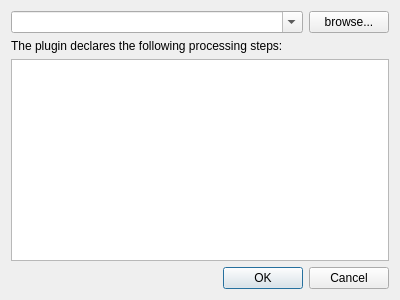
<?xml version="1.0" encoding="UTF-8"?>
<ui version="4.0">
 <class>PluginLoadDialog</class>
 <widget class="QDialog" name="PluginLoadDialog">
  <property name="geometry">
   <rect>
    <x>0</x>
    <y>0</y>
    <width>400</width>
    <height>300</height>
   </rect>
  </property>
  <property name="windowTitle">
   <string>Dialog</string>
  </property>
  <layout class="QVBoxLayout" name="verticalLayout">
   <item>
    <layout class="QHBoxLayout" name="horizontalLayout" stretch="1,0">
     <item>
      <widget class="QComboBox" name="mpFileNameEdit">
       <property name="editable">
        <bool>true</bool>
       </property>
      </widget>
     </item>
     <item>
      <widget class="QPushButton" name="mpBrowseButton">
       <property name="text">
        <string>browse...</string>
       </property>
      </widget>
     </item>
    </layout>
   </item>
   <item>
    <widget class="QLabel" name="label">
     <property name="text">
      <string>The plugin declares the following processing steps:</string>
     </property>
    </widget>
   </item>
   <item>
    <widget class="QListWidget" name="mpStepsList"/>
   </item>
   <item>
    <widget class="QDialogButtonBox" name="buttonBox">
     <property name="orientation">
      <enum>Qt::Horizontal</enum>
     </property>
     <property name="standardButtons">
      <set>QDialogButtonBox::Cancel|QDialogButtonBox::Ok</set>
     </property>
    </widget>
   </item>
  </layout>
 </widget>
 <resources/>
 <connections>
  <connection>
   <sender>buttonBox</sender>
   <signal>accepted()</signal>
   <receiver>PluginLoadDialog</receiver>
   <slot>accept()</slot>
   <hints>
    <hint type="sourcelabel">
     <x>248</x>
     <y>254</y>
    </hint>
    <hint type="destinationlabel">
     <x>157</x>
     <y>274</y>
    </hint>
   </hints>
  </connection>
  <connection>
   <sender>buttonBox</sender>
   <signal>rejected()</signal>
   <receiver>PluginLoadDialog</receiver>
   <slot>reject()</slot>
   <hints>
    <hint type="sourcelabel">
     <x>316</x>
     <y>260</y>
    </hint>
    <hint type="destinationlabel">
     <x>286</x>
     <y>274</y>
    </hint>
   </hints>
  </connection>
 </connections>
</ui>
